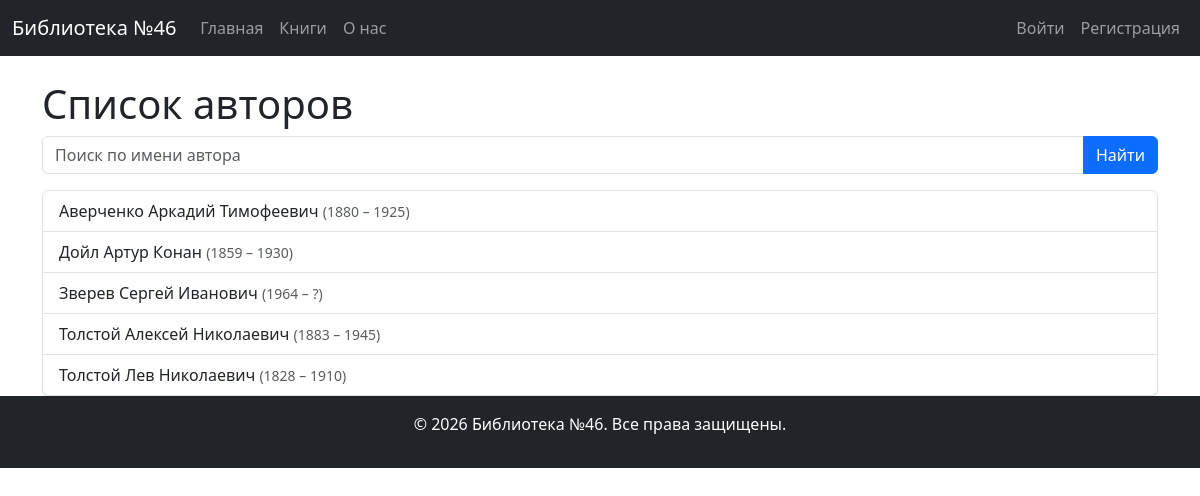
Screenshot of /authors/ with the database file from the repository.
### lib_app/models.py (models this page shows, shortened)
class Author(models.Model):
    name = models.CharField(max_length=200)
    date_of_birth = models.DateField(null=True, blank=True)
    date_of_death = models.DateField(null=True, blank=True)
    class Meta:
        ordering = ['name']

### lib_app/views.py (the view)
# urls.py: path('authors/', AuthorListView.as_view(), name='author_list'),
class AuthorListView(ListView):
    model = Author
    template_name = 'lib_app/author_list.html'
    context_object_name = 'authors'
    paginate_by = 20
    def get_queryset(self):
        queryset = Author.objects.all()
        query = self.request.GET.get('q', '').strip()
        if query:
            queryset = queryset.filter(name__icontains=query)
        return queryset
    def get_context_data(self, **kwargs):
        context = super().get_context_data(**kwargs)
        context['title'] = 'Список авторов'
        context['search_query'] = self.request.GET.get('q', '').strip()
        return context

### lib_app/templates/lib_app/author_list.html (shortened to what this page needs)
{% extends "base.html" %}
{% block content %}
    <h1>{{ title }}</h1>
    <form method="get" class="mb-3">
        <div class="input-group">
            <input type="search"
                   name="q"
                   value="{{ search_query|default:'' }}"
                   placeholder="Поиск по имени автора"
                   class="form-control">
            <button type="submit" class="btn btn-primary">Найти</button>
        </div>
    </form>
    {% if authors %}
        <ul class="list-group">
            {% for author in authors %}
                <li class="list-group-item d-flex justify-content-between align-items-center">
                    <div>
                        {{ author.name }}
                        {% if author.date_of_birth or author.date_of_death %}
                            <small class="text-muted">
                                ({{ author.date_of_birth|date:"Y"|default:"?" }} – {{ author.date_of_death|date:"Y"|default:"?" }})
                            </small>
                        {% endif %}
                    </div>
                </li>
            {% endfor %}
        </ul>
    {% else %}
        <p>Авторы не найдены.</p>
    {% endif %}
{% endblock %}

### rows the page displays
Author: name "Аверченко Аркадий Тимофеевич", date_of_birth "1880", date_of_death "1925"
Author: name "Дойл Артур Конан", date_of_birth "1859", date_of_death "1930"
Author: name "Зверев Сергей Иванович", date_of_birth "1964", date_of_death "?"
Author: name "Толстой Алексей Николаевич", date_of_birth "1883", date_of_death "1945"
Author: name "Толстой Лев Николаевич", date_of_birth "1828", date_of_death "1910"

### other values shown
{{ title }} "Список авторов"
